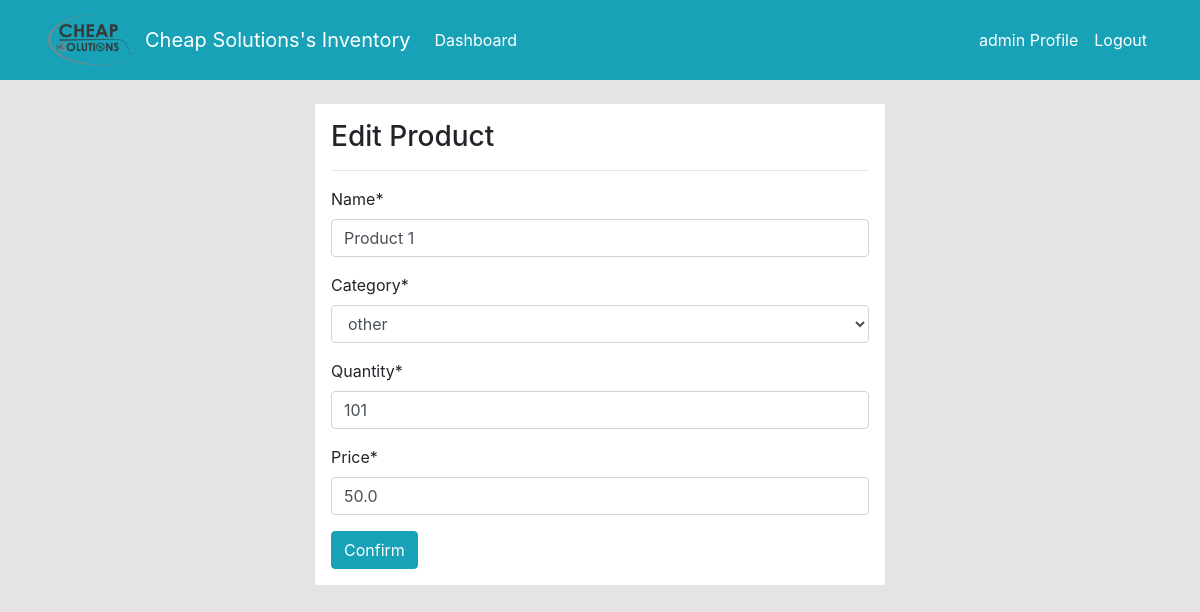
/products/edit/1/ (signed in), run on an earlier commit of the app's database.
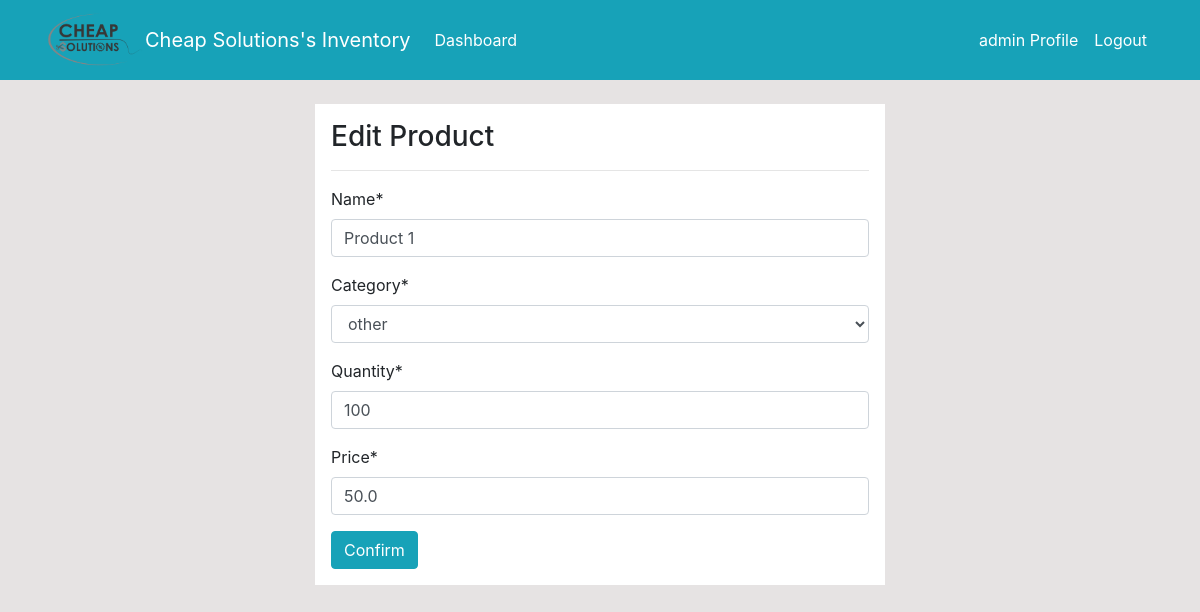
And on a later commit of the database.
### dashboard/models.py (models this page shows, shortened)
class Product(models.Model):
    name = models.CharField(max_length=500, unique=True, null = True)
    category = models.ForeignKey(Category,
                                 on_delete=models.SET_NULL,
                                 null=True)
    quantity = models.PositiveIntegerField(null=True)
    price = models.FloatField(null=True)

class Category(models.Model):
    name = models.CharField(max_length=500, help_text='')
    def __str__(self):
        return '{0}'.format(self.name)

### dashboard/decorators.py (the view)
        def wrapper(request, *args, **kwargs):
            group = None
            if request.user.groups.exists():
                group = request.user.groups.all()[0].name
            if group in allowed_roles:
                return view_func(request, *args, **kwargs)
            else:
                return HttpResponse('You are not authorized to view this page')

### dashboard/forms.py
class ProductForm(forms.ModelForm):
    class Meta:
        model = Product
        fields = '__all__'

### templates/dashboard/products_edit.html (shortened to what this page needs)
{% extends 'partials/base.html' %}
{% load crispy_forms_tags %}
{% block content %}
<div class="row my-4">
    <div class="col-md-6 offset-md-3 p-3 bg-white">
        <h3>Edit Product</h3>
        <hr>
        <form method="POST">
            {{ form|crispy }}
            <input class="btn btn-info" type="submit" value="Confirm">
        </form>
    </div>
</div>
{% endblock %}

What changed in the data, as far as the page shows it:
changed Product "other": quantity "101" → "100"
